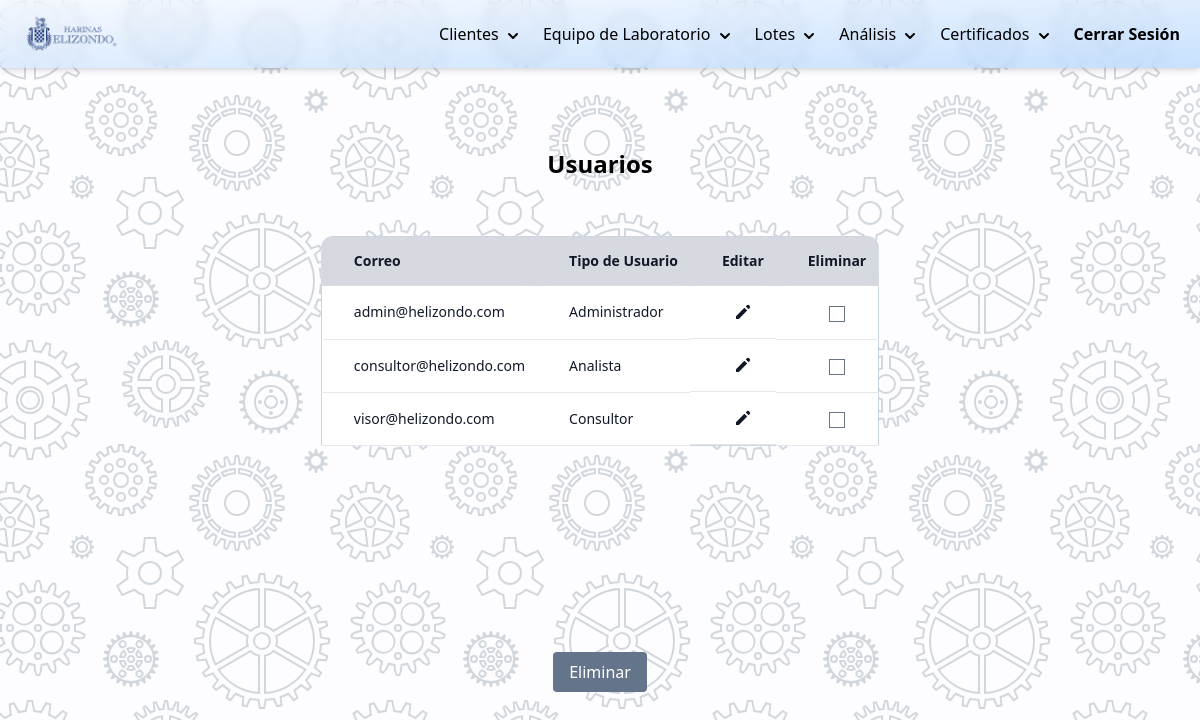
Page /php/modificar-usuarios.php (signed in) on the committed database.
### tables this page shows
CREATE TABLE `usuarios` (
  `id_usuario` int(11) NOT NULL,
  `correo` varchar(100) DEFAULT NULL,
  `contrasena` varchar(255) DEFAULT NULL,
  `id_tipo` int(11) DEFAULT NULL
);

CREATE TABLE `tipos_usuarios` (
  `id_tipo` int(11) NOT NULL,
  `nombre` varchar(50) DEFAULT NULL,
  `descripcion` varchar(255) DEFAULT NULL
);

### DB/controlarDB.php (called while the page is built, shortened)
<?php
function hacerConsulta(string $query){
    $con = mysqli_connect(HOST, USER, PASSWORD, DB);
    if (mysqli_connect_errno()) {
        return "Failed to connect to MySQL: " . mysqli_connect_error();
    }else{
        $result = mysqli_query($con, $query);
        $arreglo_de_resultados=[];
        while ($row = mysqli_fetch_array($result)):
            array_push($arreglo_de_resultados,$row);
        endwhile;
        return $arreglo_de_resultados;
    }
}

### php/modificar-usuarios.php (the view, shortened to what this page needs)
<?php
    require_once("../DB/controlarDB.php");
    $query_lista_usuarios="SELECT
            u.id_usuario,
            u.correo,
            t.nombre as tipo
        FROM usuarios AS u
        JOIN tipos_usuarios AS t
            ON u.id_tipo = t.id_tipo;";
    $arreglo_usuarios=hacerConsulta($query_lista_usuarios);
?>
<!DOCTYPE html>
<html lang="es">
<head>
    <link rel="stylesheet" href="../css/styles.css">
    <script src="https://cdn.tailwindcss.com"></script>
    <script src="https://cdn.tailwindcss.com?plugins=forms,typography,aspect-ratio,line-clamp"></script>
    <?php require_once("./navbar.php"); ?>
</head>
<body class="background">
    <div class="container mx-auto flex justify-center items-center content-center">
        <div class="flex flex-col p-10 mt-10">
            <h1 class="text-2xl text-center mb-4 font-bold">Usuarios</h1>
            <form method="post" action="<?= htmlspecialchars($_SERVER["PHP_SELF"]);?>" class="mt-0">
                <div class="mt-10 overflow-y-auto h-96 rounded-xl">
                    <table class="table-auto rounded-xl border border-slate-300">
                        <thead class="rounded-lg">
                            <tr class="bg-gray-200">
                                <th class="sticky top-0 z-10 border-b border-gray-300 bg-gray-300 bg-opacity-75 py-3.5 pl-4 pr-3 text-left text-sm font-semibold text-gray-900 backdrop-blur backdrop-filter sm:pl-6 lg:pl-8">Correo</th>
                                <th class="sticky top-0 z-10 border-b border-gray-300 bg-gray-300 bg-opacity-75 py-3.5 pl-4 pr-3 text-left text-sm font-semibold text-gray-900 backdrop-blur backdrop-filter sm:pl-6 lg:pl-8">Tipo de Usuario</th>
                                <th class="sticky top-0 z-10 border-b border-gray-300 bg-gray-300 bg-opacity-75 py-3.5 pl-4 pr-3 text-left text-sm font-semibold text-gray-900 backdrop-blur backdrop-filter sm:pl-6 lg:pl-8">Editar</th>
                                <th class="sticky top-0 z-10 border-b border-gray-300 bg-gray-300 bg-opacity-75 py-3.5 pl-4 pr-3 text-left text-sm font-semibold text-gray-900 backdrop-blur backdrop-filter sm:pl-6 lg:pl-8">Eliminar</th>
                            </tr>
                        </thead>
                        <tbody class="bg-white rounded-lg">
                            <?php foreach($arreglo_usuarios as $usuario):?>
                            <tr>
                                <td class="whitespace-nowrap border-b border-gray-200 py-4 pl-4 pr-3 text-sm font-medium text-gray-900 sm:pl-6 lg:pl-8"><?= $usuario['correo']; ?></td>
                                <td class="whitespace-nowrap border-b border-gray-200 py-4 pl-4 pr-3 text-sm font-medium text-gray-900 sm:pl-6 lg:pl-8"><?= ucfirst($usuario['tipo']); ?></td>
                                <td class="whitespace-nowrap border-b border-gray-200 py-4 pl-4 pr-3 text-sm font-medium text-gray-900 sm:pl-6 lg:pl-8 flex justify-center">
                                    <a href="./editar_usuario.php?i=<?= $usuario['id_usuario']; ?>">
                                        <svg xmlns="http://www.w3.org/2000/svg" class="h-5 w-5" viewBox="0 0 20 20" fill="currentColor">
                                            <path d="M13.586 3.586a2 2 0 112.828 2.828l-.793.793-2.828-2.828.793-.793zM11.379 5.793L3 14.172V17h2.828l8.38-8.379-2.83-2.828z" />
                                        </svg>
                                    </a>
                                </td>
                                <td class="whitespace-nowrap border-b border-gray-200 py-4 pl-4 pr-3 text-sm font-medium text-gray-900 sm:pl-6 lg:pl-8 text-center">
                                    <input type="checkbox" name="eliminar[]" value="<?= $usuario['id_usuario']; ?>">
                                </td>
                            </tr>
                            <?php endforeach; ?>
                        </tbody>
                    </table>
                </div>
                <div class="flex items-center justify-center mt-8">
                    <button type="submit" class="bg-slate-500 hover:bg-psipeDarkGray text-white py-2 px-4 rounded focus:outline-none focus:shadow-outline">
                        Eliminar
                    </button>
                </div>
            </form>
        </div>
    </div>
</body>
</html>

### css/styles.css (style rules this page uses)
.background { background-color: #fdfcfe; }

### rows in the picture
usuarios: correo "admin@helizondo.com", id_tipo.nombre "Administrador"
usuarios: correo "consultor@helizondo.com", id_tipo.nombre "Analista"
usuarios: correo "visor@helizondo.com", id_tipo.nombre "Consultor"
